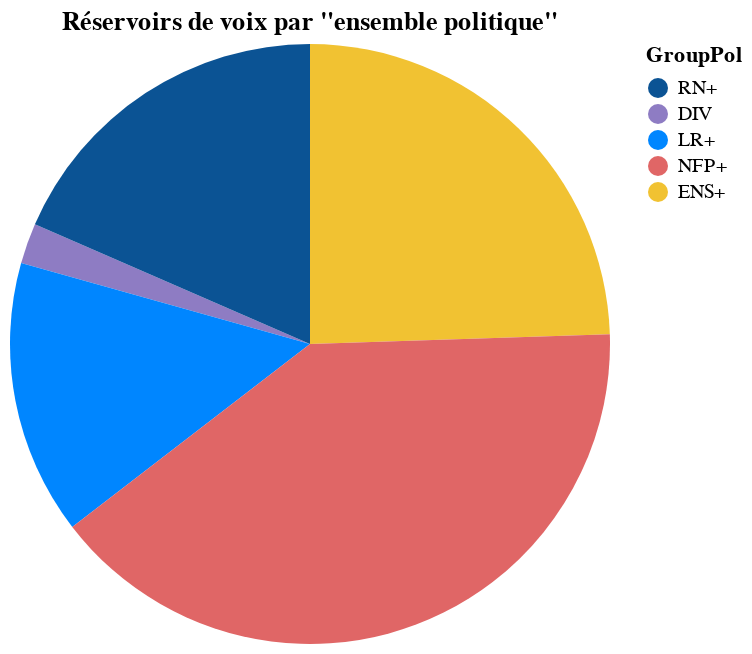

The code cell stored with this chart in its notebook:
### Code cell
alt.Chart(
    data[~data["valid_round_two"]].groupby("GroupPol")["NbVoix"].sum().reset_index()
).mark_arc().encode(
    theta=alt.Theta("NbVoix:Q"),
    color=alt.Color("GroupPol:N").scale(
        domain=list(group_to_color.keys()), range=list(group_to_color.values())
    ),
).properties(title="Réservoirs de voix par \"ensemble politique\"")

### Figure 1 — Vega-Lite specification as saved in the notebook (floating-point values rounded to 4 significant figures)
{"config": {"view": {"continuousWidth": 300, "continuousHeight": 300}}, "data": {"name": "data-795856c29a8ad14961f1511573b36e3e"}, "mark": {"type": "arc"}, "encoding": {"color": {"field": "GroupPol", "scale": {"domain": ["RN+", "DIV", "LR+", "NFP+", "ENS+"], "range": ["#0b5394", "#8e7cc3", "#0086ff", "#e06666", "#f1c232"]}, "type": "nominal"}, "theta": {"field": "NbVoix", "type": "quantitative"}}, "title": "Réservoirs de voix par \"ensemble politique\"", "$schema": "https://vega.github.io/schema/vega-lite/v5.17.0.json", "datasets": {"data-795856c29a8ad14961f1511573b36e3e": [{"GroupPol": "DIV", "NbVoix": 245553}, {"GroupPol": "ENS+", "NbVoix": 2758249}, {"GroupPol": "LR+", "NbVoix": 1666640}, {"GroupPol": "NFP+", "NbVoix": 4514779}, {"GroupPol": "RN+", "NbVoix": 2080493}]}}
